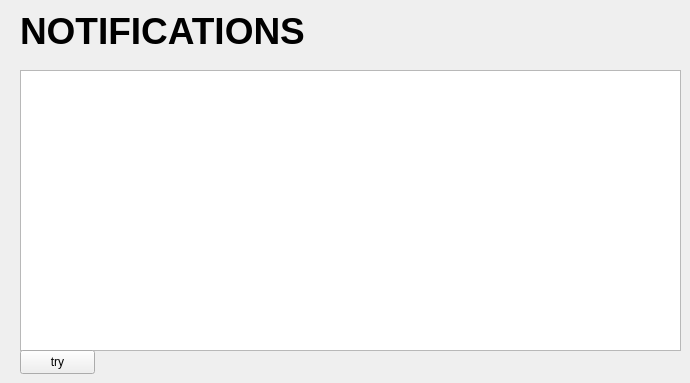
   <widget class="QWidget" name="notification_page">
    <widget class="QLabel" name="cDate_2">
     <property name="geometry">
      <rect>
       <x>20</x>
       <y>-5</y>
       <width>291</width>
       <height>71</height>
      </rect>
     </property>
     <property name="font">
      <font>
       <pointsize>28</pointsize>
       <bold>true</bold>
      </font>
     </property>
     <property name="text">
      <string>NOTIFICATIONS</string>
     </property>
    </widget>
    <widget class="QLabel" name="line1_5">
     <property name="geometry">
      <rect>
       <x>20</x>
       <y>60</y>
       <width>661</width>
       <height>2</height>
      </rect>
     </property>
     <property name="text">
      <string/>
     </property>
     <property name="pixmap">
      <pixmap>images/main-window/black.png</pixmap>
     </property>
     <property name="scaledContents">
      <bool>true</bool>
     </property>
    </widget>
    <widget class="QListWidget" name="notifications_list">
     <property name="geometry">
      <rect>
       <x>20</x>
       <y>70</y>
       <width>661</width>
       <height>281</height>
      </rect>
     </property>
     <property name="font">
      <font>
       <family>Franklin Gothic Demi Cond</family>
       <pointsize>14</pointsize>
      </font>
     </property>
     <property name="mouseTracking">
      <bool>true</bool>
     </property>
    </widget>
    <widget class="QPushButton" name="try_notif">
     <property name="geometry">
      <rect>
       <x>20</x>
       <y>350</y>
       <width>75</width>
       <height>24</height>
      </rect>
     </property>
     <property name="cursor">
      <cursorShape>PointingHandCursor</cursorShape>
     </property>
     <property name="text">
      <string>try</string>
     </property>
    </widget>
   </widget>
